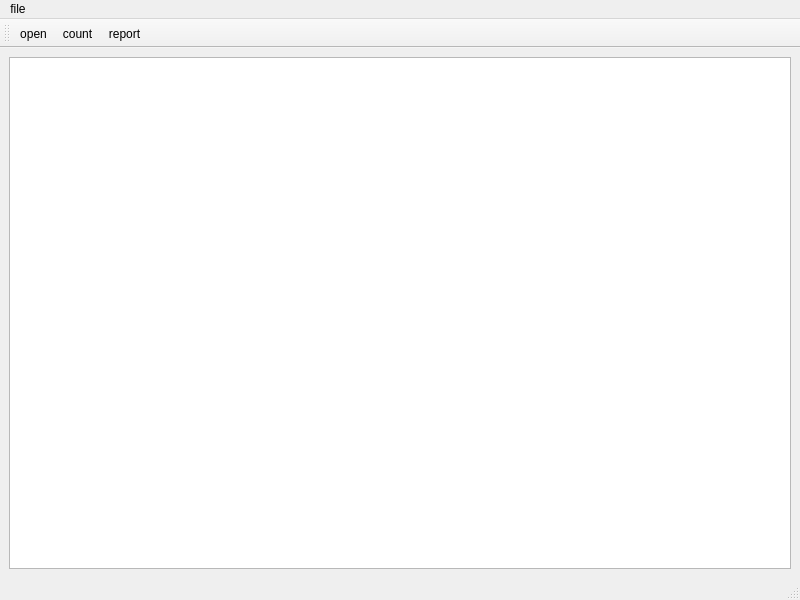
<?xml version="1.0" encoding="UTF-8"?>
<ui version="4.0">
 <class>MainWindow</class>
 <widget class="QMainWindow" name="MainWindow">
  <property name="geometry">
   <rect>
    <x>0</x>
    <y>0</y>
    <width>800</width>
    <height>600</height>
   </rect>
  </property>
  <property name="windowTitle">
   <string>MainWindow</string>
  </property>
  <widget class="QWidget" name="centralwidget">
   <layout class="QHBoxLayout" name="horizontalLayout">
    <item>
     <widget class="QTextBrowser" name="textBrowser"/>
    </item>
   </layout>
  </widget>
  <widget class="QMenuBar" name="menubar">
   <property name="geometry">
    <rect>
     <x>0</x>
     <y>0</y>
     <width>800</width>
     <height>22</height>
    </rect>
   </property>
   <widget class="QMenu" name="menufile">
    <property name="title">
     <string>file</string>
    </property>
    <addaction name="actionopen"/>
   </widget>
   <addaction name="menufile"/>
  </widget>
  <widget class="QStatusBar" name="statusbar"/>
  <widget class="QToolBar" name="toolBar">
   <property name="windowTitle">
    <string>toolBar</string>
   </property>
   <attribute name="toolBarArea">
    <enum>TopToolBarArea</enum>
   </attribute>
   <attribute name="toolBarBreak">
    <bool>false</bool>
   </attribute>
   <addaction name="actionopen"/>
   <addaction name="actioncount"/>
   <addaction name="actionreport"/>
  </widget>
  <action name="actionopen">
   <property name="text">
    <string>open</string>
   </property>
  </action>
  <action name="actioncount">
   <property name="text">
    <string>count</string>
   </property>
  </action>
  <action name="actionreport">
   <property name="text">
    <string>report</string>
   </property>
  </action>
 </widget>
 <resources/>
 <connections/>
</ui>
